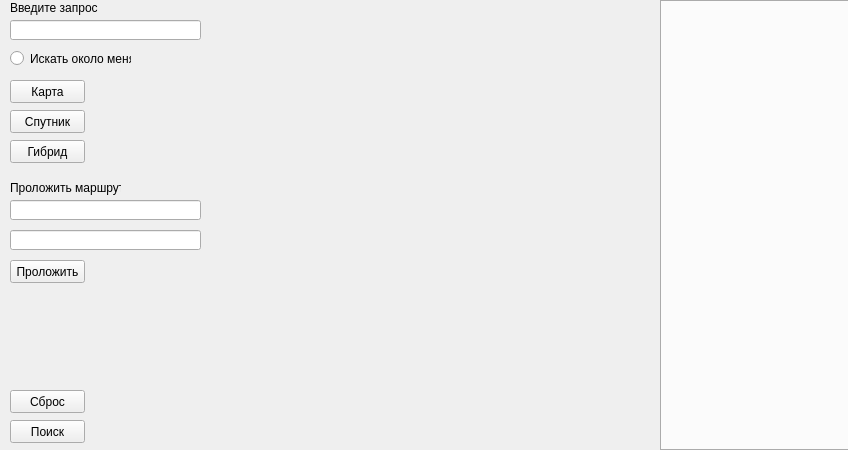
<?xml version="1.0" encoding="UTF-8"?>
<ui version="4.0">
 <class>fmain</class>
 <widget class="QMainWindow" name="fmain">
  <property name="geometry">
   <rect>
    <x>0</x>
    <y>0</y>
    <width>848</width>
    <height>450</height>
   </rect>
  </property>
  <property name="windowTitle">
   <string>Maps</string>
  </property>
  <widget class="QWidget" name="centralwidget">
   <widget class="QLabel" name="MAP">
    <property name="geometry">
     <rect>
      <x>210</x>
      <y>0</y>
      <width>450</width>
      <height>450</height>
     </rect>
    </property>
    <property name="text">
     <string/>
    </property>
   </widget>
   <widget class="QLabel" name="label_2">
    <property name="geometry">
     <rect>
      <x>10</x>
      <y>0</y>
      <width>111</width>
      <height>16</height>
     </rect>
    </property>
    <property name="text">
     <string>Введите запрос</string>
    </property>
   </widget>
   <widget class="QPushButton" name="BSearch">
    <property name="geometry">
     <rect>
      <x>10</x>
      <y>420</y>
      <width>75</width>
      <height>23</height>
     </rect>
    </property>
    <property name="focusPolicy">
     <enum>Qt::NoFocus</enum>
    </property>
    <property name="text">
     <string>Поиск</string>
    </property>
   </widget>
   <widget class="QPushButton" name="BMap">
    <property name="geometry">
     <rect>
      <x>10</x>
      <y>80</y>
      <width>75</width>
      <height>23</height>
     </rect>
    </property>
    <property name="focusPolicy">
     <enum>Qt::NoFocus</enum>
    </property>
    <property name="text">
     <string>Карта</string>
    </property>
   </widget>
   <widget class="QPushButton" name="BSat">
    <property name="geometry">
     <rect>
      <x>10</x>
      <y>110</y>
      <width>75</width>
      <height>23</height>
     </rect>
    </property>
    <property name="focusPolicy">
     <enum>Qt::NoFocus</enum>
    </property>
    <property name="text">
     <string>Спутник</string>
    </property>
   </widget>
   <widget class="QPushButton" name="BSkl">
    <property name="geometry">
     <rect>
      <x>10</x>
      <y>140</y>
      <width>75</width>
      <height>23</height>
     </rect>
    </property>
    <property name="focusPolicy">
     <enum>Qt::NoFocus</enum>
    </property>
    <property name="text">
     <string>Гибрид</string>
    </property>
   </widget>
   <widget class="QLineEdit" name="LELSearch">
    <property name="geometry">
     <rect>
      <x>10</x>
      <y>20</y>
      <width>191</width>
      <height>20</height>
     </rect>
    </property>
    <property name="mouseTracking">
     <bool>true</bool>
    </property>
    <property name="focusPolicy">
     <enum>Qt::ClickFocus</enum>
    </property>
   </widget>
   <widget class="QPushButton" name="BCancel">
    <property name="geometry">
     <rect>
      <x>10</x>
      <y>390</y>
      <width>75</width>
      <height>23</height>
     </rect>
    </property>
    <property name="focusPolicy">
     <enum>Qt::NoFocus</enum>
    </property>
    <property name="text">
     <string>Сброс</string>
    </property>
   </widget>
   <widget class="QRadioButton" name="RBSearchNearMe">
    <property name="geometry">
     <rect>
      <x>10</x>
      <y>50</y>
      <width>121</width>
      <height>17</height>
     </rect>
    </property>
    <property name="focusPolicy">
     <enum>Qt::NoFocus</enum>
    </property>
    <property name="text">
     <string>Искать около меня</string>
    </property>
   </widget>
   <widget class="QTabWidget" name="TWToponyms">
    <property name="geometry">
     <rect>
      <x>660</x>
      <y>0</y>
      <width>191</width>
      <height>451</height>
     </rect>
    </property>
    <property name="focusPolicy">
     <enum>Qt::NoFocus</enum>
    </property>
    <property name="tabPosition">
     <enum>QTabWidget::West</enum>
    </property>
    <property name="tabShape">
     <enum>QTabWidget::Triangular</enum>
    </property>
    <property name="currentIndex">
     <number>-1</number>
    </property>
    <property name="elideMode">
     <enum>Qt::ElideLeft</enum>
    </property>
   </widget>
   <widget class="QPushButton" name="BRoute">
    <property name="geometry">
     <rect>
      <x>10</x>
      <y>260</y>
      <width>75</width>
      <height>23</height>
     </rect>
    </property>
    <property name="focusPolicy">
     <enum>Qt::NoFocus</enum>
    </property>
    <property name="text">
     <string>Проложить</string>
    </property>
   </widget>
   <widget class="QLineEdit" name="LEFinish">
    <property name="geometry">
     <rect>
      <x>10</x>
      <y>230</y>
      <width>191</width>
      <height>20</height>
     </rect>
    </property>
    <property name="focusPolicy">
     <enum>Qt::ClickFocus</enum>
    </property>
   </widget>
   <widget class="QLineEdit" name="LEStart">
    <property name="geometry">
     <rect>
      <x>10</x>
      <y>200</y>
      <width>191</width>
      <height>20</height>
     </rect>
    </property>
    <property name="focusPolicy">
     <enum>Qt::ClickFocus</enum>
    </property>
   </widget>
   <widget class="QLabel" name="label_3">
    <property name="geometry">
     <rect>
      <x>10</x>
      <y>180</y>
      <width>111</width>
      <height>16</height>
     </rect>
    </property>
    <property name="text">
     <string>Проложить маршрут</string>
    </property>
   </widget>
  </widget>
 </widget>
 <resources/>
 <connections/>
</ui>
